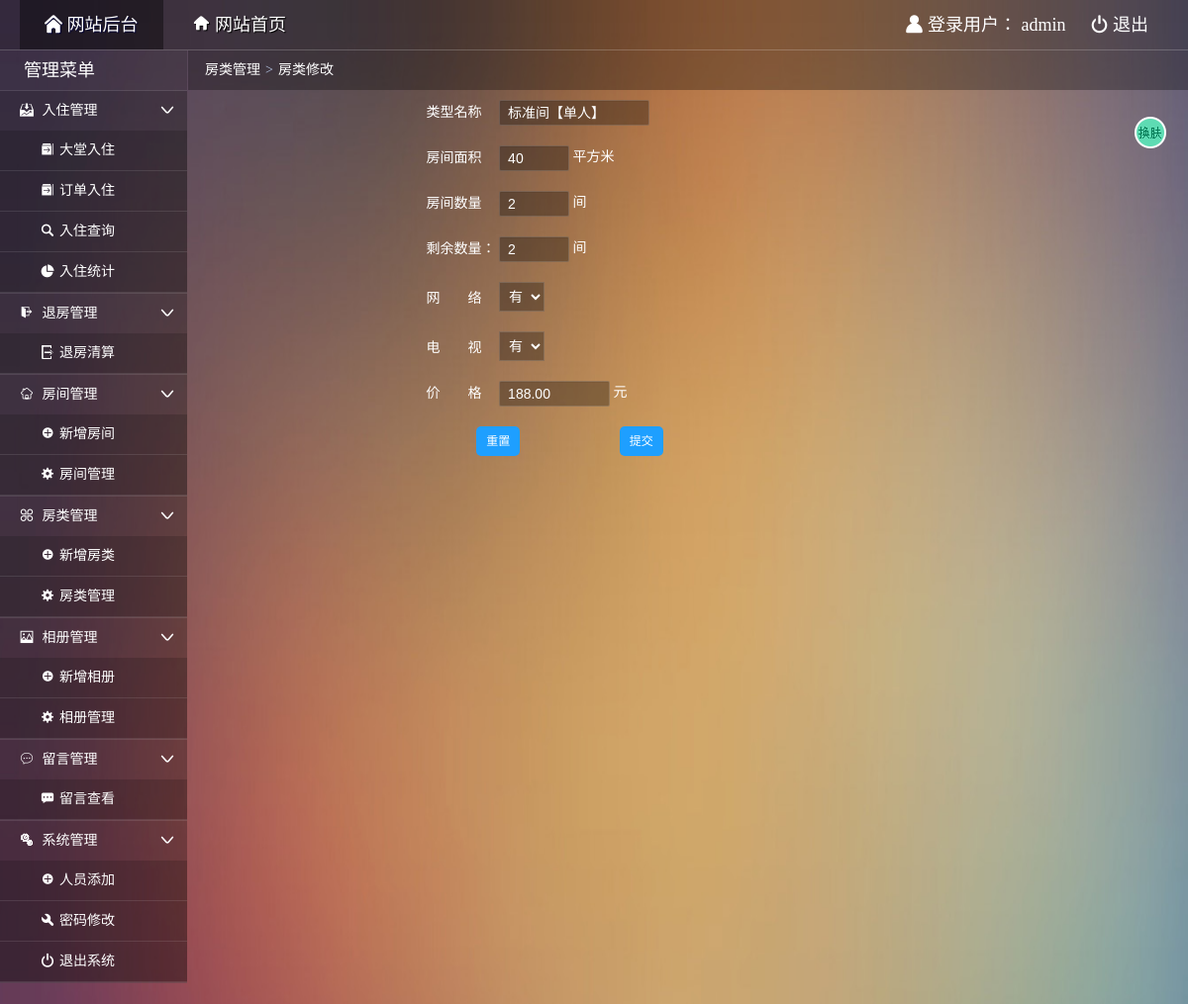
/admin/admin_rtypemod.php?rid=1000 (signed in), run on an earlier commit of the app's database.
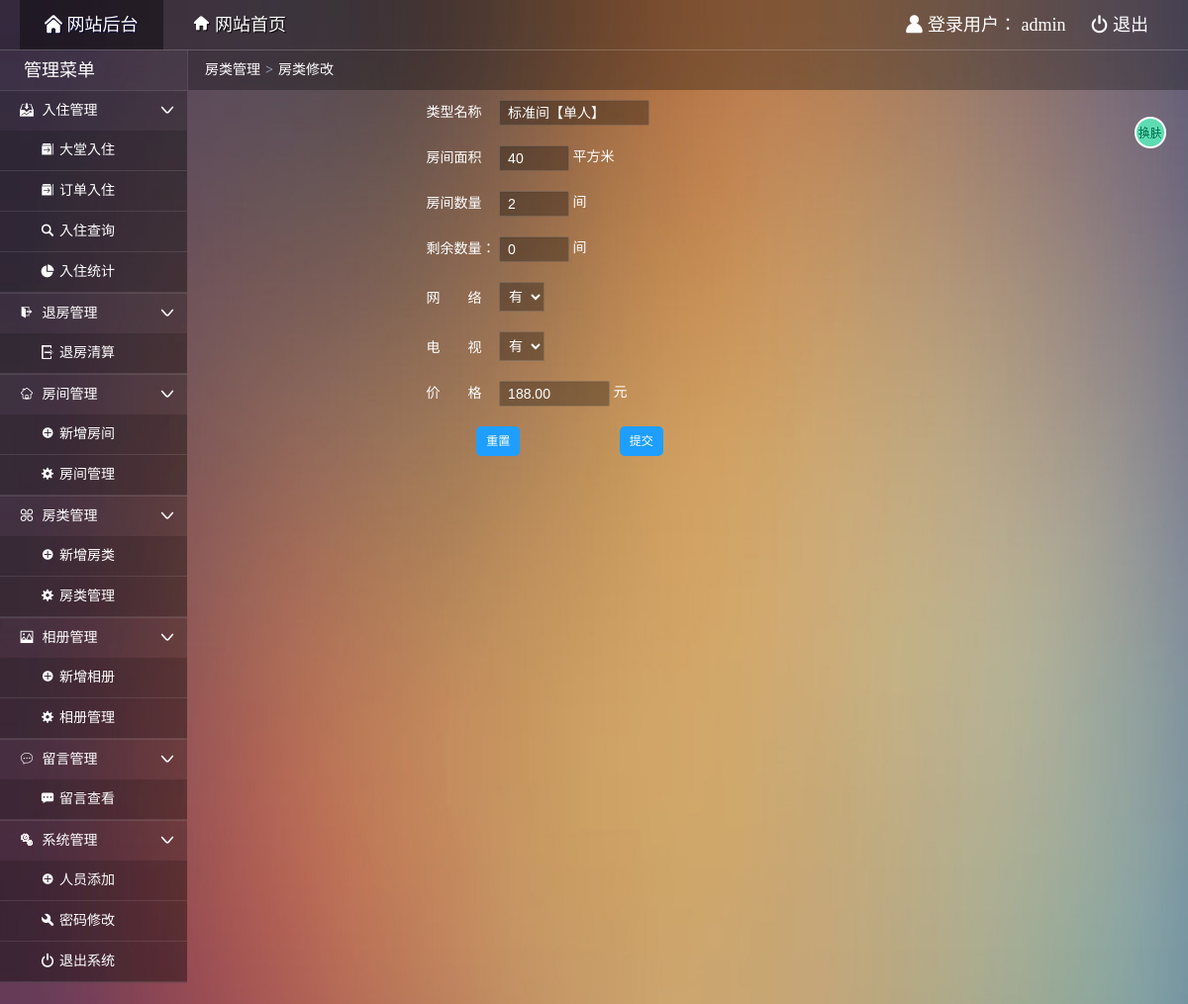
And on a later commit of the database.
### tables this page shows
CREATE TABLE `roomtype` (
  `typeid` int NOT NULL AUTO_INCREMENT COMMENT '类型标识',
  `typename` varchar(20) NOT NULL COMMENT '类型名称',
  `area` varchar(2) NOT NULL COMMENT '房间面积',
  `hasNet` char(1) NOT NULL DEFAULT '有' COMMENT '网络',
  `hasTV` char(1) NOT NULL DEFAULT '有' COMMENT '有线电视',
  `price` decimal(8,2) NOT NULL COMMENT '价格',
  `totalnum` int NOT NULL COMMENT '房间数量',
  `leftnum` int NOT NULL COMMENT '剩余数量',
  PRIMARY KEY (`typeid`)
);

### admin/admin_rtypemod.php (the view, shortened to what this page needs)
<!doctype html>
<html>
<head>
  <link rel="stylesheet" type="text/css" href="css/common.css"/>
  <link rel="stylesheet" type="text/css" href="css/main.css"/>
</head>
<body>
  <div class="topbar-wrap white">
    <div class="topbar-inner clearfix">
      <div class="topbar-logo-wrap clearfix">
        <ul class="navbar-list clearfix">
          <li><a class="on" href="admin_index.php"><i class="icon-font">&#xe622;</i> 网站后台</a></li>
          <li><a href="../index.php" target="_blank"><i class="icon-font">&#xe681;</i> 网站首页</a></li>
        </ul>
      </div>
      <div class="top-info-wrap">
        <ul class="top-info-list clearfix">
          <li><i class="icon-font">&#xe607;</i> 登录用户：
            <?php
            if($_SESSION["aname"]){
              echo $_SESSION["aname"];
            }else{
              header("location:index.php");
              exit;
            }
            ?>
            </li>
          <li><a href="admin_logout.php"><i class="icon-font">&#xe638;</i> 退出</a></li>
        </ul>
      </div>
    </div>
  </div>
  <div class="container clearfix">
    <?php
      require("../dbconnect.php");
      $sql="select * from roomtype where typeid='".$_GET["rid"]."'";
      $arr=mysqli_query($db_link,$sql);
      $rows=mysqli_fetch_row($arr);
    ?>
    <div class="main-wrap">
      <div class="crumb-wrap">
        <div class="crumb-list"><i class="icon-font"></i><a href="admin_rtypemgr.php">房类管理</a><span class="crumb-step">&gt;</span><span class="crumb-name">房类修改</span></div>
      </div>
      <div class="result-wrap">
        <form id="myform" name="myform" method="post" action="update.php?mtid=<?php echo $rows[0] ?>">
        <ul class="order">
          <li>
            <label for="typename">类型名称&emsp;</label>
            <input name="typename" type="text" id="typename" value="<?php echo $rows[1] ?>" size="15" maxlength="50" />
          </li>
          <li>
            <label for="area">房间面积&emsp;</label>
            <input name="area" type="text" id="area" value="<?php echo $rows[2] ?>" size="5" maxlength="50" /> 平方米
          </li>
          <li>
            <label for="totalnum">房间数量&emsp;</label>
            <input name="totalnum" type="text" id="totalnum" value="<?php echo $rows[6] ?>" size="5" maxlength="10" /> 间
          </li>
          <li>
            <label for="leftnum">剩余数量：</label>
            <input name="leftnum" type="text" id="leftnum" value="<?php echo $rows[7] ?>" size="5" maxlength="10" /> 间
          </li>
          <li>
            <label for="hasNet">网&emsp;&emsp;络&emsp;</label>
            <select name="hasNet" id='hasNet'>
              <option value="<?php echo $rows[3] ?>" selected><?php echo $rows[3] ?></option>
            </select>
          </li>
          <li>
            <label for="hasTv">电&emsp;&emsp;视&emsp;</label>
            <select name="hasTV" id="hasTv">
              <option value="<?php echo $rows[4] ?>" selected><?php echo $rows[4] ?></option>
            </select>
          </li>
          <li>
            <label for="price">价&emsp;&emsp;格&emsp;</label>
            <input name="price" type="text" id="price" value="<?php echo $rows[5] ?>" size="10" maxlength="15" /> 元
          </li>
          <li>
            <input type="reset" class="reset" name="submit2" id="button2" value="重置" />
            <input type="submit" name="submit" id="button" value="提交" />
          </li>
        </ul>
        </form>
      </div>
    </div>
  </div>
</body>
</html>

What changed in the data, as far as the page shows it:
changed roomtype "标准间【单人】": leftnum "2" → "0"
